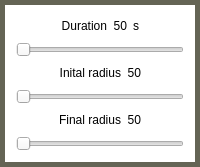
               <widget class="QGroupBox" name="groupBox_6">
                <property name="styleSheet">
                 <string notr="true">/* GROUP_BOX*/
QGroupBox
{
	border: 5px  solid rgba(100, 100, 85, 255);
	background: rgba(240, 240, 230, 0);
}</string>
                </property>
                <property name="title">
                 <string/>
                </property>
                <property name="checkable">
                 <bool>false</bool>
                </property>
                <property name="checked">
                 <bool>false</bool>
                </property>
                <layout class="QVBoxLayout" name="verticalLayout_30">
                 <item>
                  <layout class="QVBoxLayout" name="verticalLayout_41">
                   <item>
                    <layout class="QHBoxLayout" name="horizontalLayout_38">
                     <item>
                      <spacer name="horizontalSpacer_87">
                       <property name="orientation">
                        <enum>Qt::Horizontal</enum>
                       </property>
                       <property name="sizeHint" stdset="0">
                        <size>
                         <width>40</width>
                         <height>20</height>
                        </size>
                       </property>
                      </spacer>
                     </item>
                     <item>
                      <widget class="QLabel" name="label_111">
                       <property name="text">
                        <string>Duration</string>
                       </property>
                       <property name="alignment">
                        <set>Qt::AlignRight|Qt::AlignTrailing|Qt::AlignVCenter</set>
                       </property>
                      </widget>
                     </item>
                     <item>
                      <widget class="QLabel" name="label_Ammo_ExplosionDuration">
                       <property name="maximumSize">
                        <size>
                         <width>40</width>
                         <height>16777215</height>
                        </size>
                       </property>
                       <property name="text">
                        <string>50</string>
                       </property>
                       <property name="alignment">
                        <set>Qt::AlignRight|Qt::AlignTrailing|Qt::AlignVCenter</set>
                       </property>
                      </widget>
                     </item>
                     <item>
                      <widget class="QLabel" name="label_117">
                       <property name="maximumSize">
                        <size>
                         <width>40</width>
                         <height>16777215</height>
                        </size>
                       </property>
                       <property name="text">
                        <string>s</string>
                       </property>
                       <property name="alignment">
                        <set>Qt::AlignRight|Qt::AlignTrailing|Qt::AlignVCenter</set>
                       </property>
                      </widget>
                     </item>
                     <item>
                      <spacer name="horizontalSpacer_88">
                       <property name="orientation">
                        <enum>Qt::Horizontal</enum>
                       </property>
                       <property name="sizeHint" stdset="0">
                        <size>
                         <width>40</width>
                         <height>20</height>
                        </size>
                       </property>
                      </spacer>
                     </item>
                    </layout>
                   </item>
                   <item>
                    <widget class="QSlider" name="horizontalSlider_Ammo_ExplosionDuration">
                     <property name="minimum">
                      <number>1</number>
                     </property>
                     <property name="maximum">
                      <number>100</number>
                     </property>
                     <property name="orientation">
                      <enum>Qt::Horizontal</enum>
                     </property>
                    </widget>
                   </item>
                  </layout>
                 </item>
                 <item>
                  <layout class="QVBoxLayout" name="verticalLayout_42">
                   <item>
                    <layout class="QHBoxLayout" name="horizontalLayout_39">
                     <item>
                      <spacer name="horizontalSpacer_89">
                       <property name="orientation">
                        <enum>Qt::Horizontal</enum>
                       </property>
                       <property name="sizeHint" stdset="0">
                        <size>
                         <width>40</width>
                         <height>20</height>
                        </size>
                       </property>
                      </spacer>
                     </item>
                     <item>
                      <widget class="QLabel" name="label_113">
                       <property name="text">
                        <string>Inital radius</string>
                       </property>
                       <property name="alignment">
                        <set>Qt::AlignRight|Qt::AlignTrailing|Qt::AlignVCenter</set>
                       </property>
                      </widget>
                     </item>
                     <item>
                      <widget class="QLabel" name="label_Ammo_ExplosionInitialRadius">
                       <property name="maximumSize">
                        <size>
                         <width>40</width>
                         <height>16777215</height>
                        </size>
                       </property>
                       <property name="text">
                        <string>50</string>
                       </property>
                       <property name="alignment">
                        <set>Qt::AlignRight|Qt::AlignTrailing|Qt::AlignVCenter</set>
                       </property>
                      </widget>
                     </item>
                     <item>
                      <spacer name="horizontalSpacer_90">
                       <property name="orientation">
                        <enum>Qt::Horizontal</enum>
                       </property>
                       <property name="sizeHint" stdset="0">
                        <size>
                         <width>40</width>
                         <height>20</height>
                        </size>
                       </property>
                      </spacer>
                     </item>
                    </layout>
                   </item>
                   <item>
                    <widget class="QSlider" name="horizontalSlider_Ammo_ExplosionInitialRadius">
                     <property name="minimum">
                      <number>1</number>
                     </property>
                     <property name="maximum">
                      <number>100</number>
                     </property>
                     <property name="orientation">
                      <enum>Qt::Horizontal</enum>
                     </property>
                    </widget>
                   </item>
                  </layout>
                 </item>
                 <item>
                  <layout class="QVBoxLayout" name="verticalLayout_43">
                   <item>
                    <layout class="QHBoxLayout" name="horizontalLayout_40">
                     <item>
                      <spacer name="horizontalSpacer_91">
                       <property name="orientation">
                        <enum>Qt::Horizontal</enum>
                       </property>
                       <property name="sizeHint" stdset="0">
                        <size>
                         <width>40</width>
                         <height>20</height>
                        </size>
                       </property>
                      </spacer>
                     </item>
                     <item>
                      <widget class="QLabel" name="label_115">
                       <property name="text">
                        <string>Final radius</string>
                       </property>
                       <property name="alignment">
                        <set>Qt::AlignRight|Qt::AlignTrailing|Qt::AlignVCenter</set>
                       </property>
                      </widget>
                     </item>
                     <item>
                      <widget class="QLabel" name="label_Ammo_ExplosionFinalRadius">
                       <property name="maximumSize">
                        <size>
                         <width>40</width>
                         <height>16777215</height>
                        </size>
                       </property>
                       <property name="text">
                        <string>50</string>
                       </property>
                       <property name="alignment">
                        <set>Qt::AlignRight|Qt::AlignTrailing|Qt::AlignVCenter</set>
                       </property>
                      </widget>
                     </item>
                     <item>
                      <spacer name="horizontalSpacer_92">
                       <property name="orientation">
                        <enum>Qt::Horizontal</enum>
                       </property>
                       <property name="sizeHint" stdset="0">
                        <size>
                         <width>40</width>
                         <height>20</height>
                        </size>
                       </property>
                      </spacer>
                     </item>
                    </layout>
                   </item>
                   <item>
                    <widget class="QSlider" name="horizontalSlider_Ammo_ExplosionFinalRadius">
                     <property name="minimum">
                      <number>1</number>
                     </property>
                     <property name="maximum">
                      <number>100</number>
                     </property>
                     <property name="orientation">
                      <enum>Qt::Horizontal</enum>
                     </property>
                    </widget>
                   </item>
                  </layout>
                 </item>
                </layout>
               </widget>
